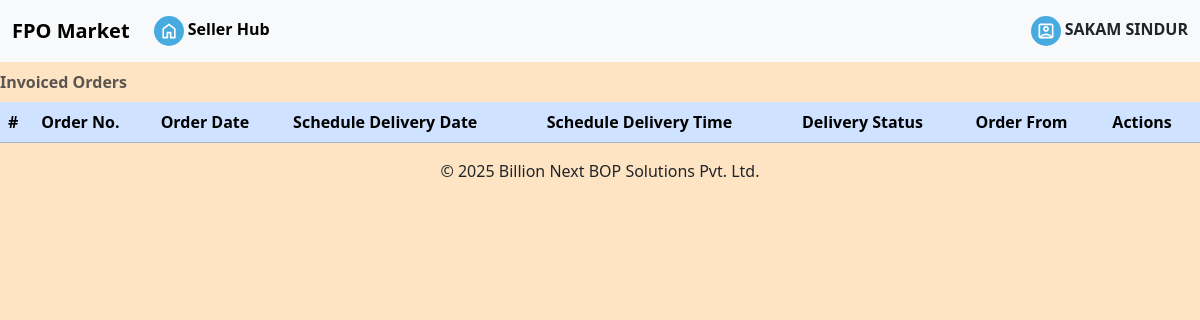
The page /accounts/invoicedorders/ (signed in) on the database as committed earlier.
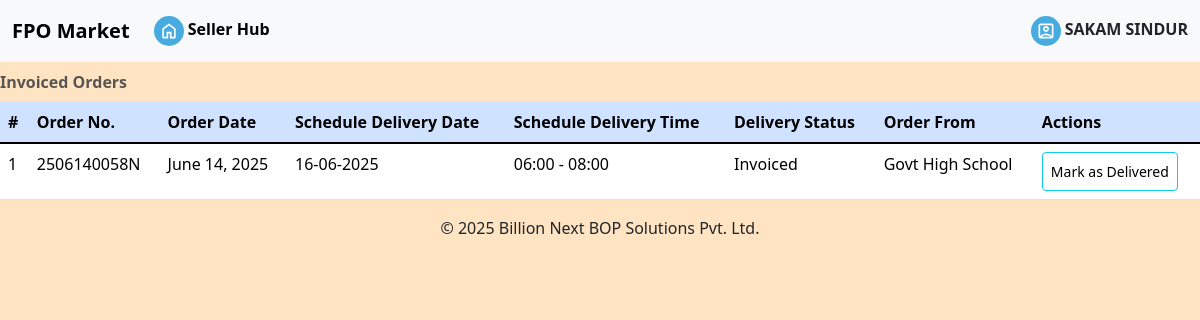
The same page on the database as committed later.
### omsapp/models.py (models this page shows, shortened)
class Order(Model):
    orderID = AutoField(primary_key=True)
    orderNo = CharField(max_length=11)
    orderDate = DateField(auto_now_add=True)
    orderStatus = CharField(max_length=25, default='Pending Order')
    orderAmount = FloatField()
    orderGSTAmount = FloatField()
    orderDeduction = FloatField()
    orderTransportation = FloatField(default=0)
    orderGrandTotal = FloatField()
    schDeliveryDate = CharField(max_length=10, default=None, null=True)
    schDeliveryTime = CharField(max_length=10, default=None, null=True)
    remark = CharField(max_length=20, default=None, null=True)
    userID = ForeignKey(CustomUser, on_delete=CASCADE, related_name='customer')#customer who ordered
    orderNote = CharField(max_length=200, null=True, blank=True)
    paymentMode = IntegerField(blank=True, null=True)#whether cod-1, institutional credit-2 or online-3
    paymentStatus=BooleanField(blank=True, null=True)#true:complete, false:incomplete, none:incomplete
    paymentDate=DateTimeField(blank=True, null=True)#datetime of the paytment made during delivery
    paymentRefNo=CharField(max_length=50, blank=True, null=True)#reference number for online transactions

### omsapp/views.py (the view)
# urls.py: path('invoicedorders/', views.invoiced_orders, name='invoicedorders'),
def invoiced_orders(request):
    if request.user.is_authenticated:
        query = f"SELECT DISTINCT orderNo, orderDate, schDeliveryDate, schDeliveryTime, A.orderStatus, first_name, orderID FROM omsapp_order AS A INNER JOIN omsapp_orderdetails AS B ON A.orderID=B.orderID_id AND A.orderStatus='Invoiced' INNER JOIN omsapp_item AS C ON B.itemID_id=C.itemID AND C.userID_id={request.user.id} INNER JOIN omsapp_customuser AS D ON D.id=A.userID_id"
        with connection.cursor() as cursor:
            cursor.execute(query)
            received_orders = cursor.fetchall()
            user_name = request.user.last_name
        context = {'received_orders': received_orders, 'login_user':user_name}
        return render(request, 'orders_invoiced.html', context=context)
    else:
        return render(request, 'orders_invoiced.html', {})

### omsapp/templates/orders_invoiced.html
{% extends 'profile.html' %}
{% block orders_invoiced %}
    <table class="table table-primary table-hover caption-top" id="allOrdersTable">
        <caption><strong>Invoiced Orders</strong></caption>
        <thead>
        <tr>
            <th scope="col">#</th>
            <th scope="col">Order No.</th>
            <th scope="col">Order Date</th>
            <th scope="col">Schedule Delivery Date</th>
            <th scope="col">Schedule Delivery Time</th>
            <th scope="col">Delivery Status</th>
            <th scope="col">Order From</th>
            <th scope="col">Actions</th>
        </tr>
        </thead>
        <tbody class="table table-hover table-group-divider">
            {% for order in received_orders %}
            <tr>
                <td>{{forloop.counter}}</td>
                <td>
                    {{order.0}}
                </td>
                <td>
                    {{order.1}}
                </td>
                <td>
                    {{order.2}}
                </td>
                <td>
                    {{order.3}}
                </td>
                <td>
                    {{order.4}}
                </td>
                <td>
                    {{order.5}}
                </td>
                <td>
                    <a class="btn btn-info btn-sm" href="{% url 'confirmdelivery' order.6 %}">Mark as Delivered</a>
                </td>
            </tr>
            {% endfor %}
        </tbody>
    </table>
{% endblock %}

Rows that differ between the two databases and show on the page:
added Order: orderNo "2506140058N", order "June 14, 2025", schDeliveryDate "16-06-2025", schDeliveryTime "06:00 - 08:00", orderStatus "Invoiced", order "Govt High School"
